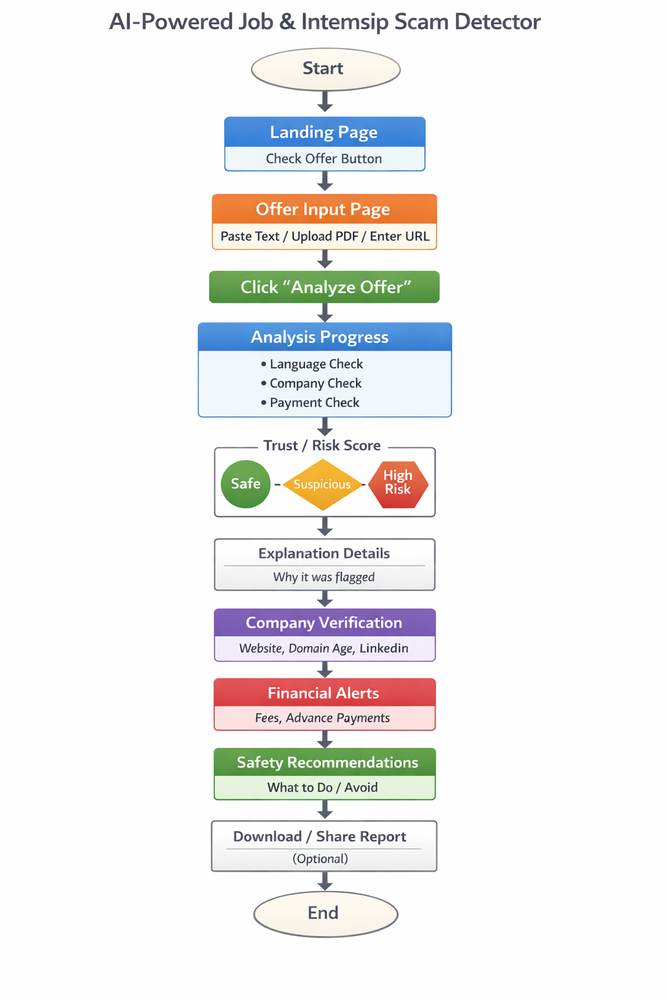
#> input picture backend/test.png, 667 x 1000 px, shrunk from 1024 x 1536 before the run
$ python -i ocr_utils.py   (imports and definitions only)
#> lines starting #> are read from the running program, lines starting #| are printed output that depends on the picture; after the words box and inside, x2 and y2 are one past the last pixel; in counts of white or black regions, pixels touching at a corner belong together
# backend/ocr_utils.py
import pytesseract
import cv2
import numpy as np
from PIL import Image
import os

# ===============================
# CONFIGURE TESSERACT PATHS
# ===============================

# 🔴 CHANGE ONLY IF YOUR PATH IS DIFFERENT
pytesseract.pytesseract.tesseract_cmd = r"D:\SOFTWARES\tesseract.exe"

# Tell Tesseract where trained data lives
os.environ["TESSDATA_PREFIX"] = r"D:\SOFTWARES\tessdata"

# ===============================
# IMAGE PREPROCESSING
# ===============================

def preprocess_image(image_path):
#> called with image_path = 'test.png'
    image = cv2.imread(image_path)
#> image is the input picture: shape (1000, 667, 3); mean B, G, R 239.7, 240.3, 240.8

    if image is None:
        raise ValueError("Unable to read image for OCR")

    gray = cv2.cvtColor(image, cv2.COLOR_BGR2GRAY)
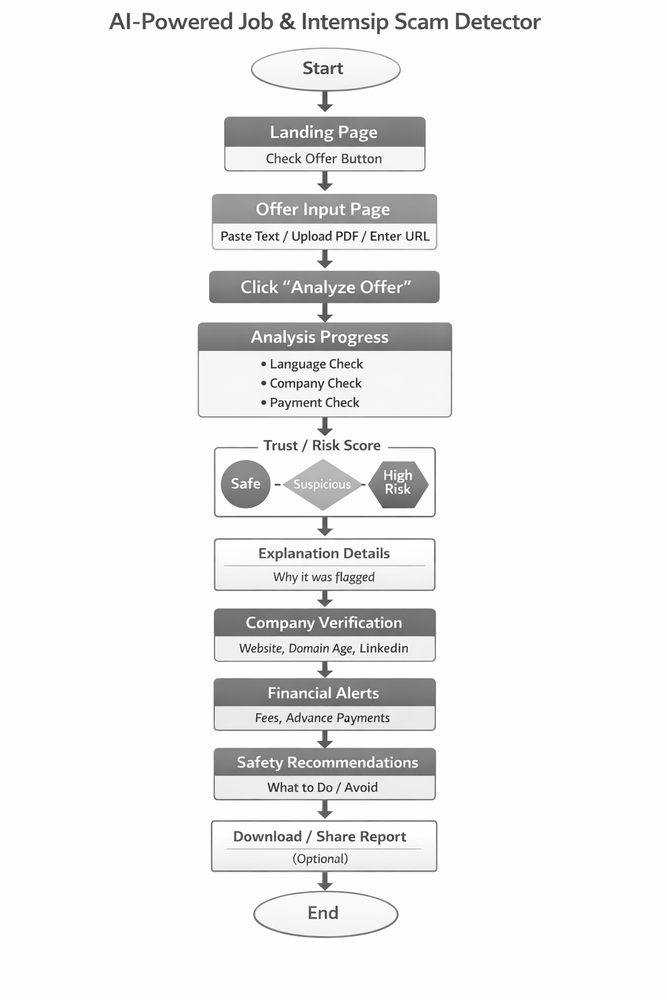
#> gray: shape (1000, 667); min 6, max 255, mean 240.4

    # Noise reduction
    gray = cv2.medianBlur(gray, 3)

    # Adaptive threshold for better OCR
    thresh = cv2.adaptiveThreshold(
        gray,
        255,
        cv2.ADAPTIVE_THRESH_GAUSSIAN_C,
        cv2.THRESH_BINARY,
        31,
        2
    )
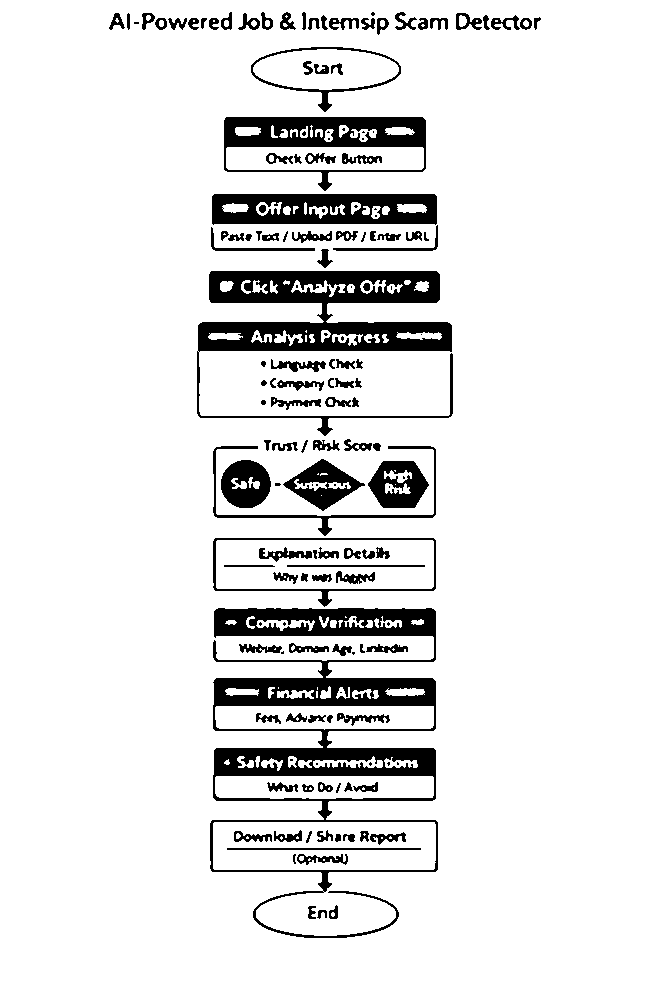
#> thresh: shape (1000, 667); 90.1% white; 162 black regions (38 under 20 px), largest, box (x1, y1, x2, y2) and area: (210, 608, 438, 938) 19507, (197, 271, 453, 436) 13250, (224, 117, 426, 191) 5594

    return thresh


# ===============================
# OCR FUNCTION
# ===============================

def extract_text_from_image(image_path):
    processed = preprocess_image(image_path)

    config = "--oem 3 --psm 6"
    text = pytesseract.image_to_string(processed, lang="eng", config=config)

    return text.strip()

>>> result = preprocess_image('test.png')
